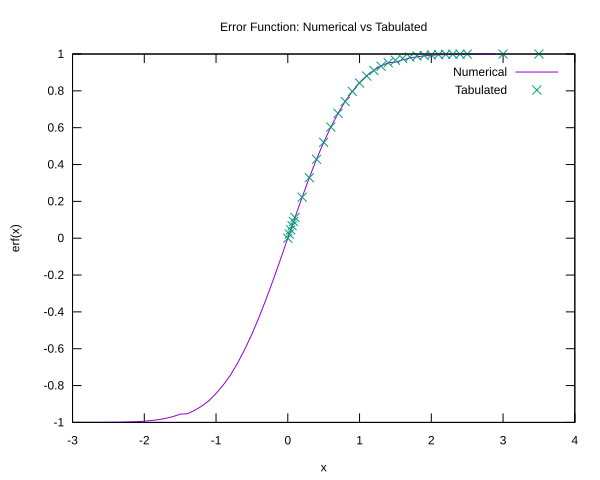

The gnuplot source for this figure:
set terminal svg enhanced background "white"
set output 'ErfPlot.svg'

set xlabel 'x'
set ylabel 'erf(x)'

# Title
set title 'Error Function: Numerical vs Tabulated'

# Plot numerical and tabulated values
plot 'Out.Erf.txt' using 1:2 with lines title 'Numerical', \
     'err_tabulated.txt' using 1:2 with points title 'Tabulated'
